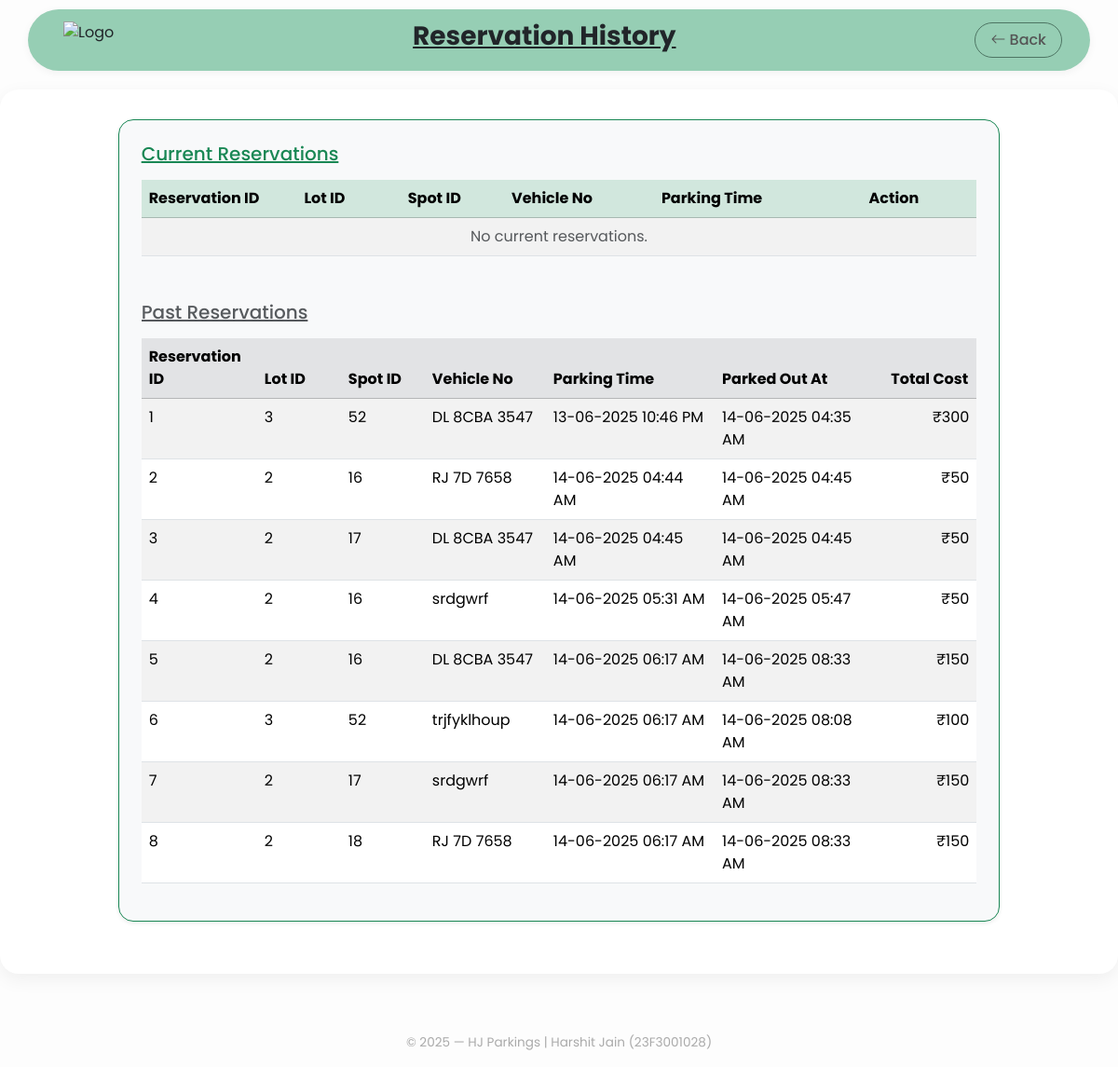
The app's page /reservation (signed in) with its own data.
### app/models/reservation.py (models this page shows)
class reservation(db.Model):
    __tablename__ = 'reservation'
    reservation_id = db.Column(db.Integer, primary_key=True, autoincrement=True)
    spot_id = db.Column(db.Integer, db.ForeignKey('parking_spot.spot_id', ondelete='RESTRICT', onupdate='CASCADE'), nullable=False)
    lot_id = db.Column(db.Integer, db.ForeignKey('parking_lot.lot_id', ondelete='RESTRICT', onupdate='CASCADE'), nullable=False)
    user_email = db.Column(db.String(100), db.ForeignKey('client.email', ondelete='RESTRICT', onupdate='CASCADE'), nullable=False)
    parking_time = db.Column(db.DateTime, nullable=False)
    leaving_time = db.Column(db.DateTime)
    vehicle_no = db.Column(db.String(20), nullable=False)
    total_cost = db.Column(db.Integer)
    status = db.Column(db.String(20), default='active')  # values: 'active', 'deleted'
    lot = db.relationship('parking_lot', backref='reservations')
    spot = db.relationship('parking_spot', backref='reservations')
    client = db.relationship('client', backref='reservations')

### app/routes/client.py (the view)
@client_bp.route('/reservation')
@user_authentication
def reservations():
    user_email = session.get('user')
    new_reservations = reservation.query.filter_by(status='active', user_email=user_email).all()
    old_reservations = reservation.query.filter_by(status='deleted', user_email=user_email).all()
    return render_template('client/reservations.html', new=new_reservations, old=old_reservations)

### app/routes/client.py (called while the page is built)
def user_authentication(f):
    @wraps(f)
    def decorated_function(*args, **kwargs):
        if 'user' not in session:
            return redirect(url_for('auth.login'))
        return f(*args, **kwargs)
    return decorated_function

### app/templates/client/reservations.html (shortened to what this page needs)
{% extends "client/base.html" %}
{% block back %} {{ url_for('client.dashboard') }}{%endblock%}
{% block heading %} Reservation History {% endblock %}
{% block content %}
<div class="container col-lg-10 mb-4 border border-success rounded-4 shadow-sm p-4 bg-light">
    <h5 class="mb-3 text-success"><u>Current Reservations</u></h5>
    <div class="table-responsive">
    <table class="table table-striped table-hover w-100">
        <thead class="table-success">
            <tr>
            <th style="min-width: 120px;">Reservation ID</th>
            <th style="min-width: 90px;">Lot ID</th>
            <th style="min-width: 90px;">Spot ID</th>
            <th style="min-width: 130px;">Vehicle No</th>
            <th style="min-width: 180px;">Parking Time</th>
            <th style="min-width: 100px;">Action</th>
            </tr>
        </thead>
        <tbody>
            {% for res in new %}
            <tr>
                <td>{{ res.reservation_id }}</td>
                <td>{{ res.lot_id }}</td>
                <td>{{ res.spot_id }}</td>
                <td>{{ res.vehicle_no }}</td>
                <td>{{ res.parking_time.strftime('%d-%m-%Y %I:%M %p') }}</td>
                <td>
                    <a href="{{ url_for('client.release', reservation_id=res.reservation_id) }}" class="btn btn-outline-danger btn-sm">Release</a>
                </td>
            </tr>
            {% else %}
            <tr>
                <td colspan="6" class="text-center text-muted">No current reservations.</td>
            </tr>
            {% endfor %}
        </tbody>
    </table>
    <h5 class="mt-5 mb-3 text-muted"><u>Past Reservations</u></h5>
    <table class="table table-striped table-hover">
        <thead class="table-secondary">
            <tr>
            <th style="min-width: 120px;">Reservation ID</th>
            <th style="min-width: 90px;">Lot ID</th>
            <th style="min-width: 90px;">Spot ID</th>
            <th style="min-width: 130px;">Vehicle No</th>
            <th style="min-width: 180px;">Parking Time</th>
            <th style="min-width: 180px;">Parked Out At</th>
            <th style="min-width: 100px;">Total Cost</th>
            </tr>
        </thead>
        <tbody>
            {% for res in old %}
            <tr>
                <td>{{ res.reservation_id }}</td>
                <td>{{ res.lot_id }}</td>
                <td>{{ res.spot_id }}</td>
                <td>{{ res.vehicle_no }}</td>
                <td>{{ res.parking_time.strftime('%d-%m-%Y %I:%M %p') }}</td>
                <td>{{ res.leaving_time.strftime('%d-%m-%Y %I:%M %p') }}</td>
                <td class="text-end">&#8377;{{ res.total_cost }}</td>
            </tr>
            {% else %}
            <tr>
                <td colspan="7" class="text-center text-muted">No past reservations found.</td>
            </tr>
            {% endfor %}
        </tbody>
    </table>
    </div>
</div>
{% endblock %}

### app/templates/client/base.html (style rules this page uses)
body { font-family: 'Poppins', sans-serif; background-color: #fdfdfd; }

### records on screen
reservation: reservation_id "1", lot_id "3", spot_id "52", vehicle_no "DL 8CBA 3547", parking_time "13-06-2025 10:46 PM", leaving_time "14-06-2025 04:35 AM", total_cost "300"
reservation: reservation_id "2", lot_id "2", spot_id "16", vehicle_no "RJ 7D 7658", parking_time "14-06-2025 04:44 AM", leaving_time "14-06-2025 04:45 AM", total_cost "50"
reservation: reservation_id "3", lot_id "2", spot_id "17", vehicle_no "DL 8CBA 3547", parking_time "14-06-2025 04:45 AM", leaving_time "14-06-2025 04:45 AM", total_cost "50"
reservation: reservation_id "4", lot_id "2", spot_id "16", vehicle_no "srdgwrf", parking_time "14-06-2025 05:31 AM", leaving_time "14-06-2025 05:47 AM", total_cost "50"
reservation: reservation_id "5", lot_id "2", spot_id "16", vehicle_no "DL 8CBA 3547", parking_time "14-06-2025 06:17 AM", leaving_time "14-06-2025 08:33 AM", total_cost "150"
reservation: reservation_id "6", lot_id "3", spot_id "52", vehicle_no "trjfyklhoup", parking_time "14-06-2025 06:17 AM", leaving_time "14-06-2025 08:08 AM", total_cost "100"
reservation: reservation_id "7", lot_id "2", spot_id "17", vehicle_no "srdgwrf", parking_time "14-06-2025 06:17 AM", leaving_time "14-06-2025 08:33 AM", total_cost "150"
reservation: reservation_id "8", lot_id "2", spot_id "18", vehicle_no "RJ 7D 7658", parking_time "14-06-2025 06:17 AM", leaving_time "14-06-2025 08:33 AM", total_cost "150"
